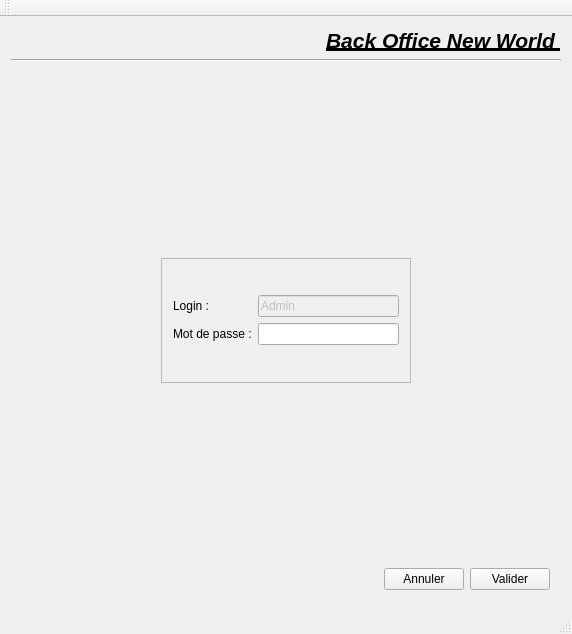
<?xml version="1.0" encoding="UTF-8"?>
<ui version="4.0">
 <class>NewWorld</class>
 <widget class="QMainWindow" name="NewWorld">
  <property name="geometry">
   <rect>
    <x>0</x>
    <y>0</y>
    <width>572</width>
    <height>634</height>
   </rect>
  </property>
  <property name="windowTitle">
   <string>NewWorld</string>
  </property>
  <widget class="QWidget" name="centralWidget">
   <layout class="QGridLayout" name="gridLayout_6">
    <item row="0" column="0">
     <layout class="QVBoxLayout" name="verticalLayout">
      <item>
       <layout class="QHBoxLayout" name="horizontalLayout">
        <item>
         <spacer name="horizontalSpacer">
          <property name="orientation">
           <enum>Qt::Horizontal</enum>
          </property>
          <property name="sizeHint" stdset="0">
           <size>
            <width>40</width>
            <height>20</height>
           </size>
          </property>
         </spacer>
        </item>
        <item>
         <widget class="QLabel" name="label">
          <property name="font">
           <font>
            <pointsize>16</pointsize>
            <weight>75</weight>
            <italic>true</italic>
            <bold>true</bold>
            <underline>true</underline>
           </font>
          </property>
          <property name="text">
           <string>Back Office New World </string>
          </property>
         </widget>
        </item>
       </layout>
      </item>
      <item>
       <widget class="Line" name="line">
        <property name="orientation">
         <enum>Qt::Horizontal</enum>
        </property>
       </widget>
      </item>
      <item>
       <widget class="QStackedWidget" name="stackedWidgetApp">
        <property name="currentIndex">
         <number>0</number>
        </property>
        <widget class="QWidget" name="page">
         <layout class="QGridLayout" name="gridLayout_3">
          <item row="3" column="0" colspan="3">
           <layout class="QHBoxLayout" name="horizontalLayout_3">
            <item>
             <spacer name="horizontalSpacer_2">
              <property name="orientation">
               <enum>Qt::Horizontal</enum>
              </property>
              <property name="sizeHint" stdset="0">
               <size>
                <width>178</width>
                <height>17</height>
               </size>
              </property>
             </spacer>
            </item>
            <item>
             <widget class="QPushButton" name="pushButtonAnnulConnect">
              <property name="text">
               <string>Annuler</string>
              </property>
             </widget>
            </item>
            <item>
             <widget class="QPushButton" name="pushButtonValidConnect">
              <property name="text">
               <string>Valider</string>
              </property>
             </widget>
            </item>
           </layout>
          </item>
          <item row="1" column="1">
           <widget class="QFrame" name="frame">
            <property name="minimumSize">
             <size>
              <width>250</width>
              <height>125</height>
             </size>
            </property>
            <property name="frameShape">
             <enum>QFrame::StyledPanel</enum>
            </property>
            <property name="frameShadow">
             <enum>QFrame::Raised</enum>
            </property>
            <layout class="QGridLayout" name="gridLayout_2">
             <item row="0" column="1">
              <layout class="QHBoxLayout" name="horizontalLayout_2">
               <item>
                <layout class="QVBoxLayout" name="verticalLayout_3">
                 <item>
                  <widget class="QLabel" name="label_2">
                   <property name="text">
                    <string>Login :</string>
                   </property>
                  </widget>
                 </item>
                 <item>
                  <widget class="QLabel" name="label_3">
                   <property name="text">
                    <string>Mot de passe :</string>
                   </property>
                  </widget>
                 </item>
                </layout>
               </item>
               <item>
                <layout class="QVBoxLayout" name="verticalLayout_2">
                 <item>
                  <widget class="QLineEdit" name="lineEditLogAdmin">
                   <property name="enabled">
                    <bool>false</bool>
                   </property>
                   <property name="text">
                    <string>Admin</string>
                   </property>
                   <property name="readOnly">
                    <bool>false</bool>
                   </property>
                  </widget>
                 </item>
                 <item>
                  <widget class="QLineEdit" name="lineEditMdpAdmin">
                   <property name="echoMode">
                    <enum>QLineEdit::Password</enum>
                   </property>
                  </widget>
                 </item>
                </layout>
               </item>
              </layout>
             </item>
            </layout>
           </widget>
          </item>
          <item row="1" column="0">
           <spacer name="horizontalSpacer_3">
            <property name="orientation">
             <enum>Qt::Horizontal</enum>
            </property>
            <property name="sizeHint" stdset="0">
             <size>
              <width>40</width>
              <height>20</height>
             </size>
            </property>
           </spacer>
          </item>
          <item row="2" column="1">
           <spacer name="verticalSpacer">
            <property name="orientation">
             <enum>Qt::Vertical</enum>
            </property>
            <property name="sizeHint" stdset="0">
             <size>
              <width>20</width>
              <height>10</height>
             </size>
            </property>
           </spacer>
          </item>
          <item row="1" column="2">
           <spacer name="horizontalSpacer_4">
            <property name="orientation">
             <enum>Qt::Horizontal</enum>
            </property>
            <property name="sizeHint" stdset="0">
             <size>
              <width>40</width>
              <height>20</height>
             </size>
            </property>
           </spacer>
          </item>
          <item row="0" column="1">
           <spacer name="verticalSpacer_2">
            <property name="orientation">
             <enum>Qt::Vertical</enum>
            </property>
            <property name="sizeHint" stdset="0">
             <size>
              <width>20</width>
              <height>10</height>
             </size>
            </property>
           </spacer>
          </item>
         </layout>
        </widget>
        <widget class="QWidget" name="page_2">
         <layout class="QGridLayout" name="gridLayout_4">
          <item row="0" column="1">
           <widget class="QTabWidget" name="tabWidget">
            <property name="currentIndex">
             <number>0</number>
            </property>
            <widget class="QWidget" name="tab">
             <attribute name="title">
              <string>Les Rayons</string>
             </attribute>
             <layout class="QGridLayout" name="gridLayout_5">
              <item row="0" column="0">
               <layout class="QHBoxLayout" name="horizontalLayout_10">
                <item>
                 <widget class="QTableView" name="tableViewRay">
                  <property name="maximumSize">
                   <size>
                    <width>190</width>
                    <height>16777215</height>
                   </size>
                  </property>
                  <property name="dragEnabled">
                   <bool>false</bool>
                  </property>
                  <property name="dragDropOverwriteMode">
                   <bool>false</bool>
                  </property>
                  <property name="dragDropMode">
                   <enum>QAbstractItemView::InternalMove</enum>
                  </property>
                  <property name="defaultDropAction">
                   <enum>Qt::IgnoreAction</enum>
                  </property>
                  <property name="alternatingRowColors">
                   <bool>true</bool>
                  </property>
                  <property name="selectionMode">
                   <enum>QAbstractItemView::SingleSelection</enum>
                  </property>
                  <property name="selectionBehavior">
                   <enum>QAbstractItemView::SelectRows</enum>
                  </property>
                  <property name="gridStyle">
                   <enum>Qt::NoPen</enum>
                  </property>
                 </widget>
                </item>
                <item>
                 <layout class="QVBoxLayout" name="verticalLayout_5">
                  <item>
                   <layout class="QHBoxLayout" name="horizontalLayout_7">
                    <item>
                     <spacer name="horizontalSpacer_7">
                      <property name="orientation">
                       <enum>Qt::Horizontal</enum>
                      </property>
                      <property name="sizeHint" stdset="0">
                       <size>
                        <width>40</width>
                        <height>20</height>
                       </size>
                      </property>
                     </spacer>
                    </item>
                    <item>
                     <widget class="QLabel" name="label_6">
                      <property name="font">
                       <font>
                        <pointsize>14</pointsize>
                        <weight>75</weight>
                        <italic>true</italic>
                        <bold>true</bold>
                       </font>
                      </property>
                      <property name="text">
                       <string>Ordre :</string>
                      </property>
                     </widget>
                    </item>
                   </layout>
                  </item>
                  <item>
                   <widget class="QPushButton" name="pushButtonUp">
                    <property name="text">
                     <string>/\</string>
                    </property>
                   </widget>
                  </item>
                  <item>
                   <widget class="QPushButton" name="pushButtonDown">
                    <property name="text">
                     <string>\/</string>
                    </property>
                   </widget>
                  </item>
                  <item>
                   <widget class="Line" name="line_2">
                    <property name="orientation">
                     <enum>Qt::Horizontal</enum>
                    </property>
                   </widget>
                  </item>
                  <item>
                   <layout class="QHBoxLayout" name="horizontalLayout_8">
                    <item>
                     <spacer name="horizontalSpacer_8">
                      <property name="orientation">
                       <enum>Qt::Horizontal</enum>
                      </property>
                      <property name="sizeHint" stdset="0">
                       <size>
                        <width>40</width>
                        <height>20</height>
                       </size>
                      </property>
                     </spacer>
                    </item>
                    <item>
                     <widget class="QLabel" name="label_7">
                      <property name="font">
                       <font>
                        <pointsize>14</pointsize>
                        <weight>75</weight>
                        <italic>true</italic>
                        <bold>true</bold>
                       </font>
                      </property>
                      <property name="text">
                       <string>Nouveau rayon :</string>
                      </property>
                     </widget>
                    </item>
                   </layout>
                  </item>
                  <item>
                   <widget class="QLabel" name="label_8">
                    <property name="text">
                     <string>Désignation :</string>
                    </property>
                   </widget>
                  </item>
                  <item>
                   <widget class="QLineEdit" name="lineEditDesRay"/>
                  </item>
                  <item>
                   <widget class="QPushButton" name="pushButtonRayValid">
                    <property name="text">
                     <string>Valider</string>
                    </property>
                   </widget>
                  </item>
                  <item>
                   <widget class="Line" name="line_4">
                    <property name="orientation">
                     <enum>Qt::Horizontal</enum>
                    </property>
                   </widget>
                  </item>
                  <item>
                   <layout class="QHBoxLayout" name="horizontalLayout_9">
                    <item>
                     <spacer name="horizontalSpacer_14">
                      <property name="orientation">
                       <enum>Qt::Horizontal</enum>
                      </property>
                      <property name="sizeHint" stdset="0">
                       <size>
                        <width>40</width>
                        <height>20</height>
                       </size>
                      </property>
                     </spacer>
                    </item>
                    <item>
                     <widget class="QLabel" name="label_11">
                      <property name="font">
                       <font>
                        <pointsize>14</pointsize>
                        <weight>75</weight>
                        <italic>true</italic>
                        <bold>true</bold>
                       </font>
                      </property>
                      <property name="text">
                       <string>Modification :</string>
                      </property>
                     </widget>
                    </item>
                   </layout>
                  </item>
                  <item>
                   <widget class="QLineEdit" name="lineEditModifRay"/>
                  </item>
                  <item>
                   <widget class="QPushButton" name="pushButtonRayModif">
                    <property name="text">
                     <string>Modifier</string>
                    </property>
                   </widget>
                  </item>
                 </layout>
                </item>
               </layout>
              </item>
             </layout>
            </widget>
            <widget class="QWidget" name="tab_2">
             <attribute name="title">
              <string>Les Produits</string>
             </attribute>
             <layout class="QGridLayout" name="gridLayout">
              <item row="0" column="0">
               <widget class="QToolBox" name="toolBox">
                <property name="currentIndex">
                 <number>0</number>
                </property>
                <widget class="QWidget" name="page_3">
                 <property name="geometry">
                  <rect>
                   <x>0</x>
                   <y>0</y>
                   <width>512</width>
                   <height>381</height>
                  </rect>
                 </property>
                 <attribute name="label">
                  <string>Actif</string>
                 </attribute>
                 <layout class="QGridLayout" name="gridLayout_7">
                  <item row="0" column="0">
                   <layout class="QHBoxLayout" name="horizontalLayout_6">
                    <item>
                     <layout class="QVBoxLayout" name="verticalLayout_4">
                      <item>
                       <widget class="QTableView" name="tableViewProdActif">
                        <property name="maximumSize">
                         <size>
                          <width>16777215</width>
                          <height>16777215</height>
                         </size>
                        </property>
                        <property name="alternatingRowColors">
                         <bool>true</bool>
                        </property>
                        <property name="selectionBehavior">
                         <enum>QAbstractItemView::SelectRows</enum>
                        </property>
                       </widget>
                      </item>
                      <item>
                       <widget class="QComboBox" name="comboBoxProdAct"/>
                      </item>
                     </layout>
                    </item>
                    <item>
                     <layout class="QVBoxLayout" name="verticalLayout_9">
                      <item>
                       <layout class="QVBoxLayout" name="verticalLayout_7">
                        <item>
                         <layout class="QHBoxLayout" name="horizontalLayout_5">
                          <item>
                           <spacer name="horizontalSpacer_5">
                            <property name="orientation">
                             <enum>Qt::Horizontal</enum>
                            </property>
                            <property name="sizeHint" stdset="0">
                             <size>
                              <width>40</width>
                              <height>20</height>
                             </size>
                            </property>
                           </spacer>
                          </item>
                          <item>
                           <widget class="QLabel" name="label_5">
                            <property name="font">
                             <font>
                              <pointsize>14</pointsize>
                              <weight>75</weight>
                              <italic>true</italic>
                              <bold>true</bold>
                             </font>
                            </property>
                            <property name="text">
                             <string>Nouveau produit :</string>
                            </property>
                           </widget>
                          </item>
                         </layout>
                        </item>
                        <item>
                         <layout class="QVBoxLayout" name="verticalLayout_6">
                          <item>
                           <widget class="QComboBox" name="comboBoxNewProd">
                            <item>
                             <property name="text">
                              <string>Choix du rayon</string>
                             </property>
                            </item>
                           </widget>
                          </item>
                          <item>
                           <layout class="QHBoxLayout" name="horizontalLayout_4">
                            <item>
                             <widget class="QLabel" name="label_4">
                              <property name="text">
                               <string>Désignation :</string>
                              </property>
                             </widget>
                            </item>
                            <item>
                             <spacer name="horizontalSpacer_10">
                              <property name="orientation">
                               <enum>Qt::Horizontal</enum>
                              </property>
                              <property name="sizeHint" stdset="0">
                               <size>
                                <width>40</width>
                                <height>20</height>
                               </size>
                              </property>
                             </spacer>
                            </item>
                           </layout>
                          </item>
                          <item>
                           <widget class="QLineEdit" name="lineEditProdDesi"/>
                          </item>
                          <item>
                           <widget class="QPushButton" name="pushButtonProdValid">
                            <property name="text">
                             <string>Valider</string>
                            </property>
                           </widget>
                          </item>
                         </layout>
                        </item>
                       </layout>
                      </item>
                      <item>
                       <widget class="Line" name="line_3">
                        <property name="orientation">
                         <enum>Qt::Horizontal</enum>
                        </property>
                       </widget>
                      </item>
                      <item>
                       <layout class="QVBoxLayout" name="verticalLayout_8">
                        <item>
                         <layout class="QHBoxLayout" name="horizontalLayout_13">
                          <item>
                           <spacer name="horizontalSpacer_12">
                            <property name="orientation">
                             <enum>Qt::Horizontal</enum>
                            </property>
                            <property name="sizeHint" stdset="0">
                             <size>
                              <width>40</width>
                              <height>20</height>
                             </size>
                            </property>
                           </spacer>
                          </item>
                          <item>
                           <widget class="QLabel" name="label_10">
                            <property name="font">
                             <font>
                              <pointsize>14</pointsize>
                              <weight>75</weight>
                              <italic>true</italic>
                              <bold>true</bold>
                             </font>
                            </property>
                            <property name="text">
                             <string>Modification : </string>
                            </property>
                           </widget>
                          </item>
                         </layout>
                        </item>
                        <item>
                         <widget class="QComboBox" name="comboBoxModifProd">
                          <item>
                           <property name="text">
                            <string>Choix du rayon</string>
                           </property>
                          </item>
                         </widget>
                        </item>
                        <item>
                         <widget class="QLineEdit" name="lineEditProdModif"/>
                        </item>
                        <item>
                         <layout class="QHBoxLayout" name="horizontalLayout_12">
                          <item>
                           <widget class="QPushButton" name="pushButtonProdDesac">
                            <property name="text">
                             <string>Désactiver</string>
                            </property>
                           </widget>
                          </item>
                         </layout>
                        </item>
                       </layout>
                      </item>
                     </layout>
                    </item>
                   </layout>
                  </item>
                 </layout>
                </widget>
                <widget class="QWidget" name="page_4">
                 <property name="geometry">
                  <rect>
                   <x>0</x>
                   <y>0</y>
                   <width>512</width>
                   <height>381</height>
                  </rect>
                 </property>
                 <attribute name="label">
                  <string>Inactif</string>
                 </attribute>
                 <layout class="QGridLayout" name="gridLayout_8">
                  <item row="0" column="0">
                   <layout class="QHBoxLayout" name="horizontalLayout_11">
                    <item>
                     <widget class="QTableView" name="tableViewProdDesact">
                      <property name="maximumSize">
                       <size>
                        <width>16777215</width>
                        <height>16777215</height>
                       </size>
                      </property>
                      <property name="alternatingRowColors">
                       <bool>true</bool>
                      </property>
                      <property name="selectionBehavior">
                       <enum>QAbstractItemView::SelectRows</enum>
                      </property>
                     </widget>
                    </item>
                    <item>
                     <layout class="QVBoxLayout" name="verticalLayout_10">
                      <item>
                       <widget class="QComboBox" name="comboBoxProdDesact">
                        <property name="minimumSize">
                         <size>
                          <width>155</width>
                          <height>0</height>
                         </size>
                        </property>
                       </widget>
                      </item>
                      <item>
                       <widget class="QPushButton" name="pushButtonProdReact">
                        <property name="text">
                         <string>Ré-activer</string>
                        </property>
                       </widget>
                      </item>
                     </layout>
                    </item>
                   </layout>
                  </item>
                 </layout>
                </widget>
               </widget>
              </item>
             </layout>
            </widget>
           </widget>
          </item>
         </layout>
        </widget>
       </widget>
      </item>
     </layout>
    </item>
   </layout>
  </widget>
  <widget class="QMenuBar" name="menuBar">
   <property name="geometry">
    <rect>
     <x>0</x>
     <y>0</y>
     <width>572</width>
     <height>25</height>
    </rect>
   </property>
  </widget>
  <widget class="QToolBar" name="mainToolBar">
   <attribute name="toolBarArea">
    <enum>TopToolBarArea</enum>
   </attribute>
   <attribute name="toolBarBreak">
    <bool>false</bool>
   </attribute>
  </widget>
  <widget class="QStatusBar" name="statusBar"/>
 </widget>
 <layoutdefault spacing="6" margin="11"/>
 <resources/>
 <connections/>
</ui>
